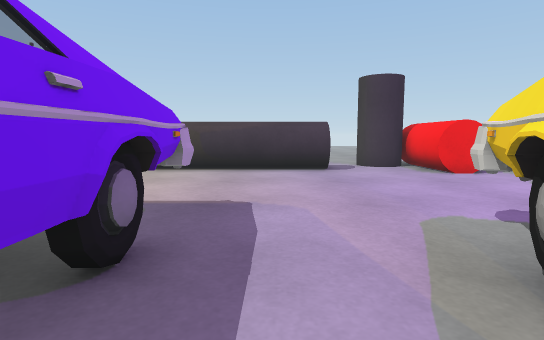
View 1 (above)

24 first-person views from a walk through a 3-D level made in the Unity game engine. The camera is 0.68 m above the floor, tilts 6° down and sees 80° across. The floor is counted in squares, 0.5 m on a side. Each view is taken from the middle of a square. On the plan, view 1 faces up. The plan holds only what a view shows up to about 14 squares ahead; the rest is blank. The place goes on beyond the plan.

View 2
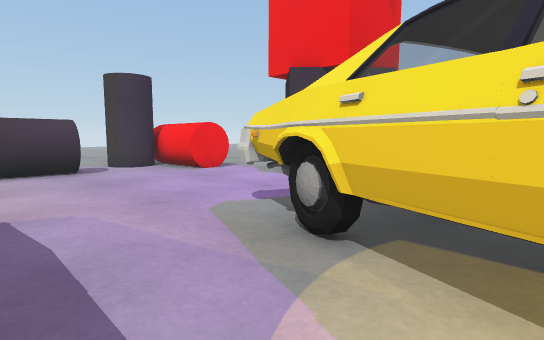

View 3
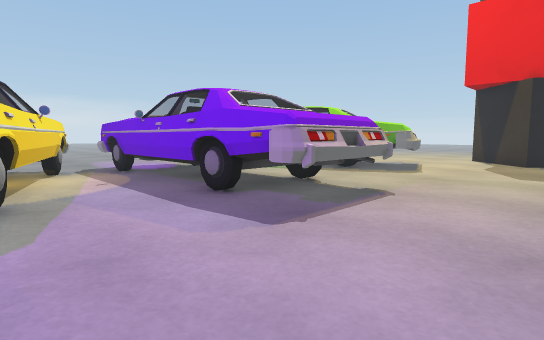

View 4
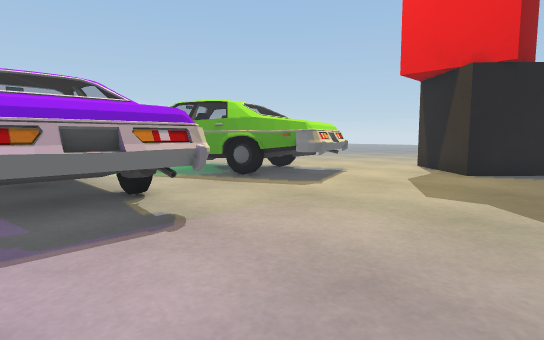

View 5
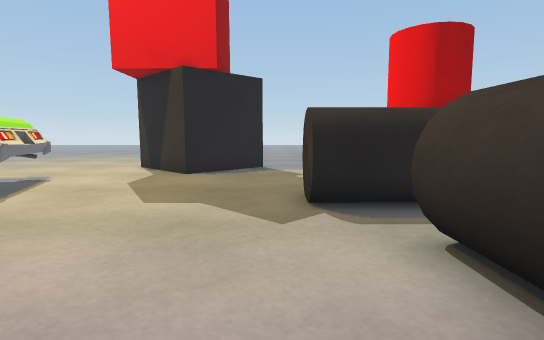

View 6
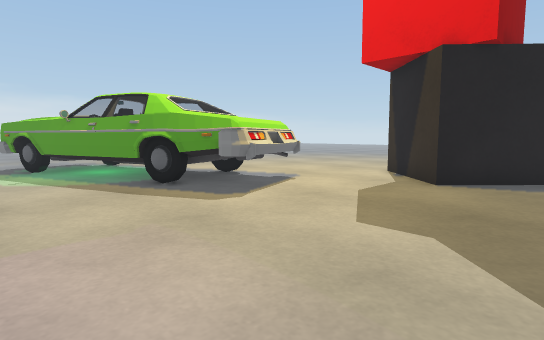

View 7
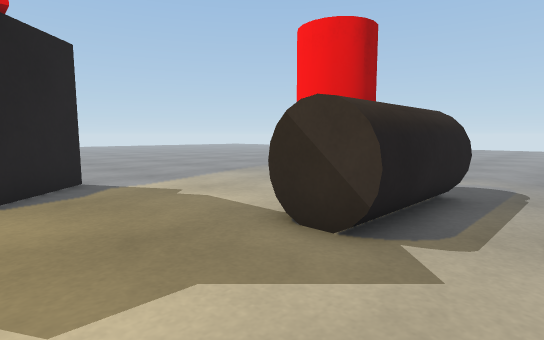

View 8
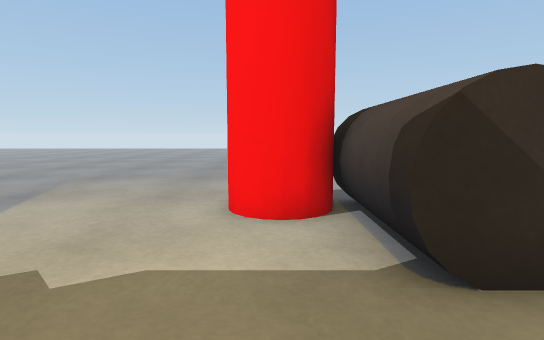

View 9
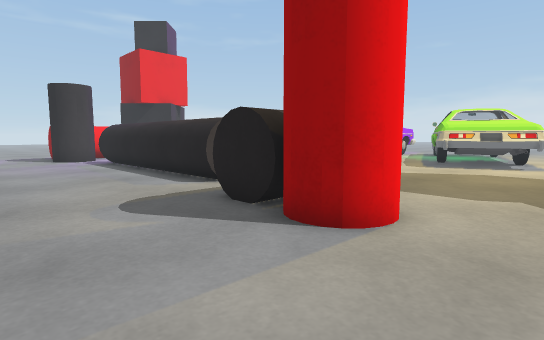

View 10
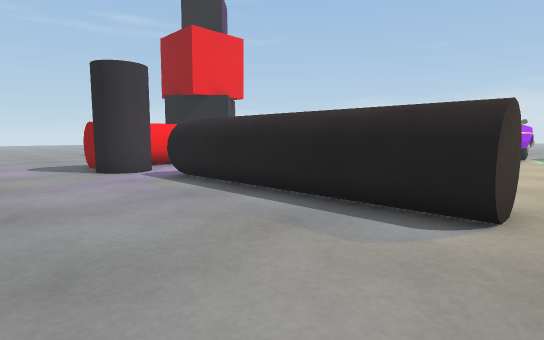

View 11
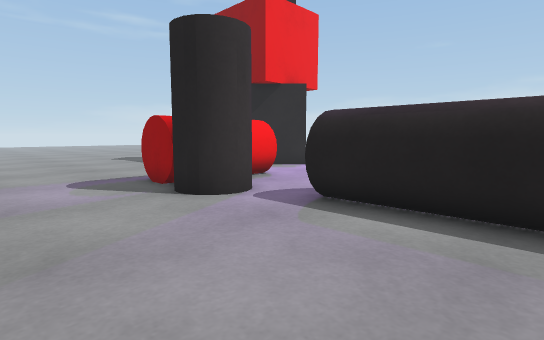

View 12
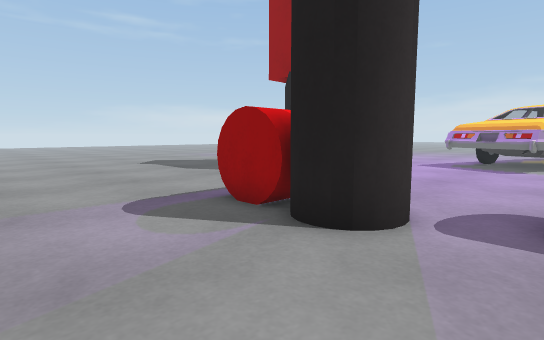

View 13
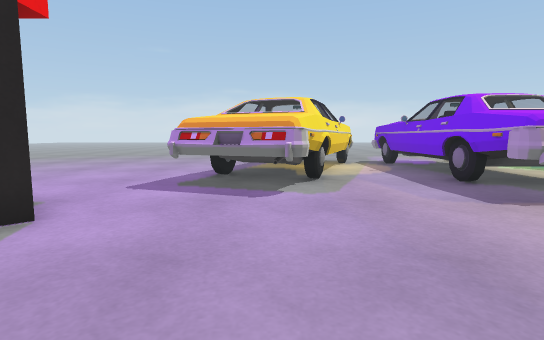

View 14
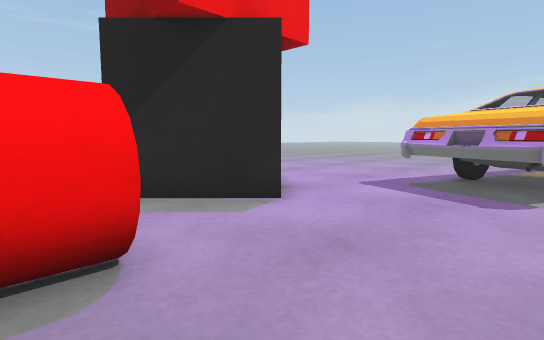

View 15
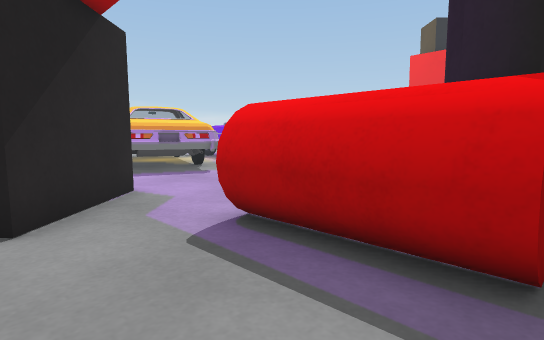

View 16
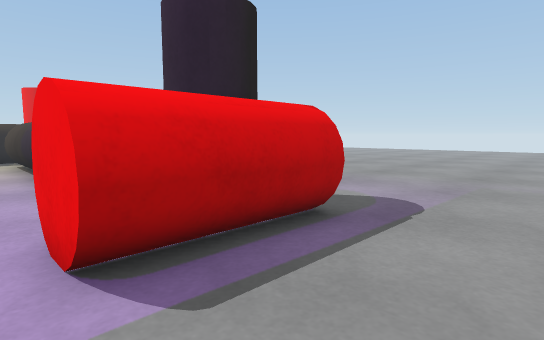

View 17
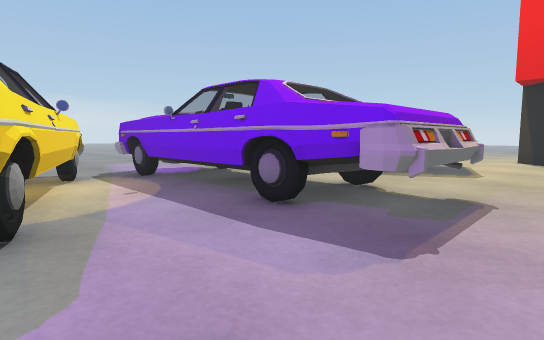

View 18
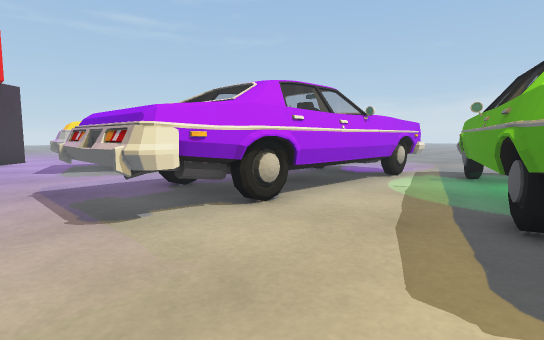

View 19
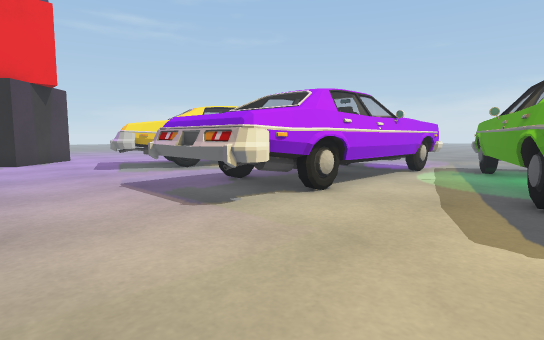

View 20
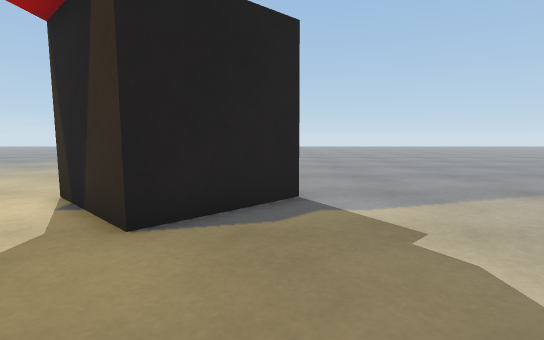

View 21
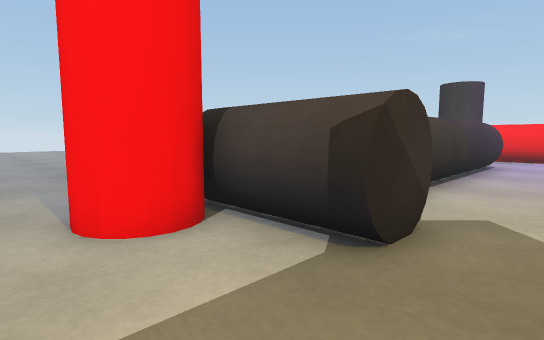

View 22
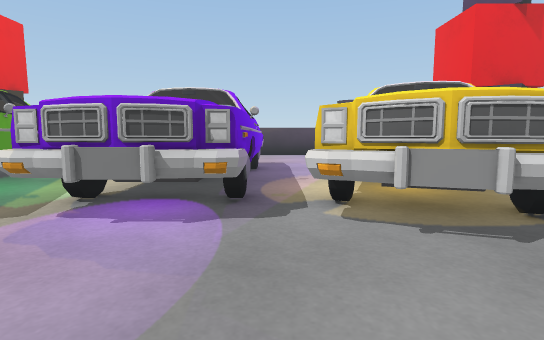

View 23
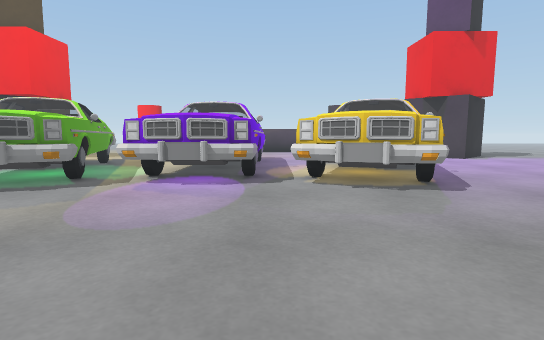

View 24
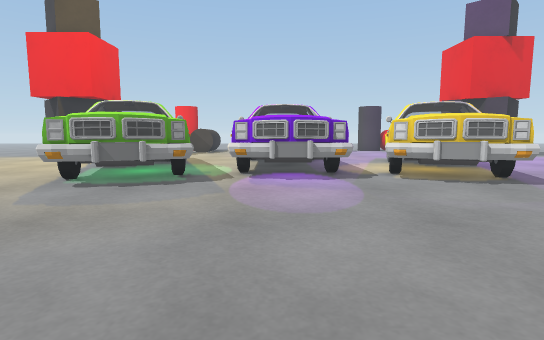

### Floor plan
Key: @ floor where view 1 was taken; # wall or solid block; . floor; ^ raised ledge; C cylinder; R red cylinder; A car; U cube; E red cube.
Columns run from 18 left of view 1 to 11 right of it. Each row starts with its distance up from view 1.
 20 ........... ..... ...........
 19 ..............................
 18 ..............................
 17 ..............................
 16 ......RRCC............CCCRR...
 15 .....RRRCC.##########.C CRR...
 14 ......RRCC.##########..CCRR...
 13 .......CCC.^#########...RRR...
 12 .......CCC..............RRR...
 11 ..............................
 10  U..........................EU
  9   U........................E U
  8 E  U......................UE
  7 E UU.......................E
  6 E U..........AAAA...........EE
  5 .U.....AA....AAAA....AAA....U.
  4 .....AAAA....AAAAA...AAAAA....
  3 ....AAAAAA...AAAAA..AAAAA ....
  2  ....AAAAA...AAAA...AAAAA.....
  1  .... AAAA...AAAA...AAAA .....
  0  ..   AAAAA..AAAA.@AAAAA......
 -1    ..  AAAA..AAAA..AAAAA......
 -2    ... AAAA..A AA..A AAA....
 -3     ...   AA.AAAA.AA   ....
 -4      ..   AA.AAAA.AAAA ...
 -5       . AAAAAAAAA.AAAAA...
 -6       ..AAAA.......AAA...
 -7        .AA..............
 -8         ...............
 -9          ..............
-10          .............
-11           ...........
-12            .........
-13             .....
-14                  .
-15               .

Where each view was taken, in squares from view 1:
view 1: 0 up, 0 right, facing up
view 2: 0 up, 1 left, facing up-right
view 3: 10 up, 3 right, facing down-left
view 4: 11 up, 2 left, facing down-left
view 5: 11 up, 3 left, facing left
view 6: 11 up, 5 left, facing down-left
view 7: 8 up, 7 left, facing up-left
view 8: 9 up, 12 left, facing up
view 9: 20 up, 15 left, facing down-right
view 10: 20 up, 8 left, facing down-right
view 11: 20 up, 2 left, facing down-right
view 12: 20 up, 2 right, facing down-right
view 13: 13 up, 4 right, facing down
view 14: 13 up, 3 right, facing down-right
view 15: 16 up, 11 right, facing down-left
view 16: 11 up, 11 right, facing up-left
view 17: 8 up, 3 right, facing down-left
view 18: 8 up, 10 left, facing down-right
view 19: 10 up, 10 left, facing down-right
view 20: 10 up, 10 left, facing left
view 21: 10 up, 14 left, facing up-right
view 22: 10 down, 1 left, facing up
view 23: 14 down, 1 left, facing up
view 24: 15 down, 4 left, facing up
